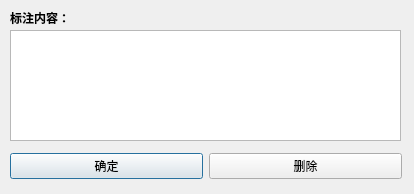
<?xml version="1.0" encoding="UTF-8"?>
<ui version="4.0">
 <class>QgsTextAnnotationDialog</class>
 <widget class="QDialog" name="QgsTextAnnotationDialog">
  <property name="geometry">
   <rect>
    <x>0</x>
    <y>0</y>
    <width>414</width>
    <height>194</height>
   </rect>
  </property>
  <property name="windowTitle">
   <string>Dialog</string>
  </property>
  <widget class="QWidget" name="layoutWidget">
   <property name="geometry">
    <rect>
     <x>10</x>
     <y>150</y>
     <width>392</width>
     <height>33</height>
    </rect>
   </property>
   <layout class="QHBoxLayout">
    <property name="spacing">
     <number>6</number>
    </property>
    <property name="margin">
     <number>0</number>
    </property>
    <item>
     <widget class="QPushButton" name="okButton">
      <property name="text">
       <string>确定</string>
      </property>
     </widget>
    </item>
    <item>
     <widget class="QPushButton" name="deleteButton">
      <property name="text">
       <string>删除</string>
      </property>
     </widget>
    </item>
   </layout>
  </widget>
  <widget class="QLabel" name="label">
   <property name="geometry">
    <rect>
     <x>10</x>
     <y>10</y>
     <width>72</width>
     <height>15</height>
    </rect>
   </property>
   <property name="sizePolicy">
    <sizepolicy hsizetype="Fixed" vsizetype="Fixed">
     <horstretch>0</horstretch>
     <verstretch>0</verstretch>
    </sizepolicy>
   </property>
   <property name="font">
    <font>
     <weight>75</weight>
     <bold>true</bold>
    </font>
   </property>
   <property name="text">
    <string>标注内容：</string>
   </property>
  </widget>
  <widget class="QTextEdit" name="textEdit">
   <property name="geometry">
    <rect>
     <x>10</x>
     <y>30</y>
     <width>391</width>
     <height>111</height>
    </rect>
   </property>
  </widget>
 </widget>
 <resources/>
 <connections/>
</ui>
